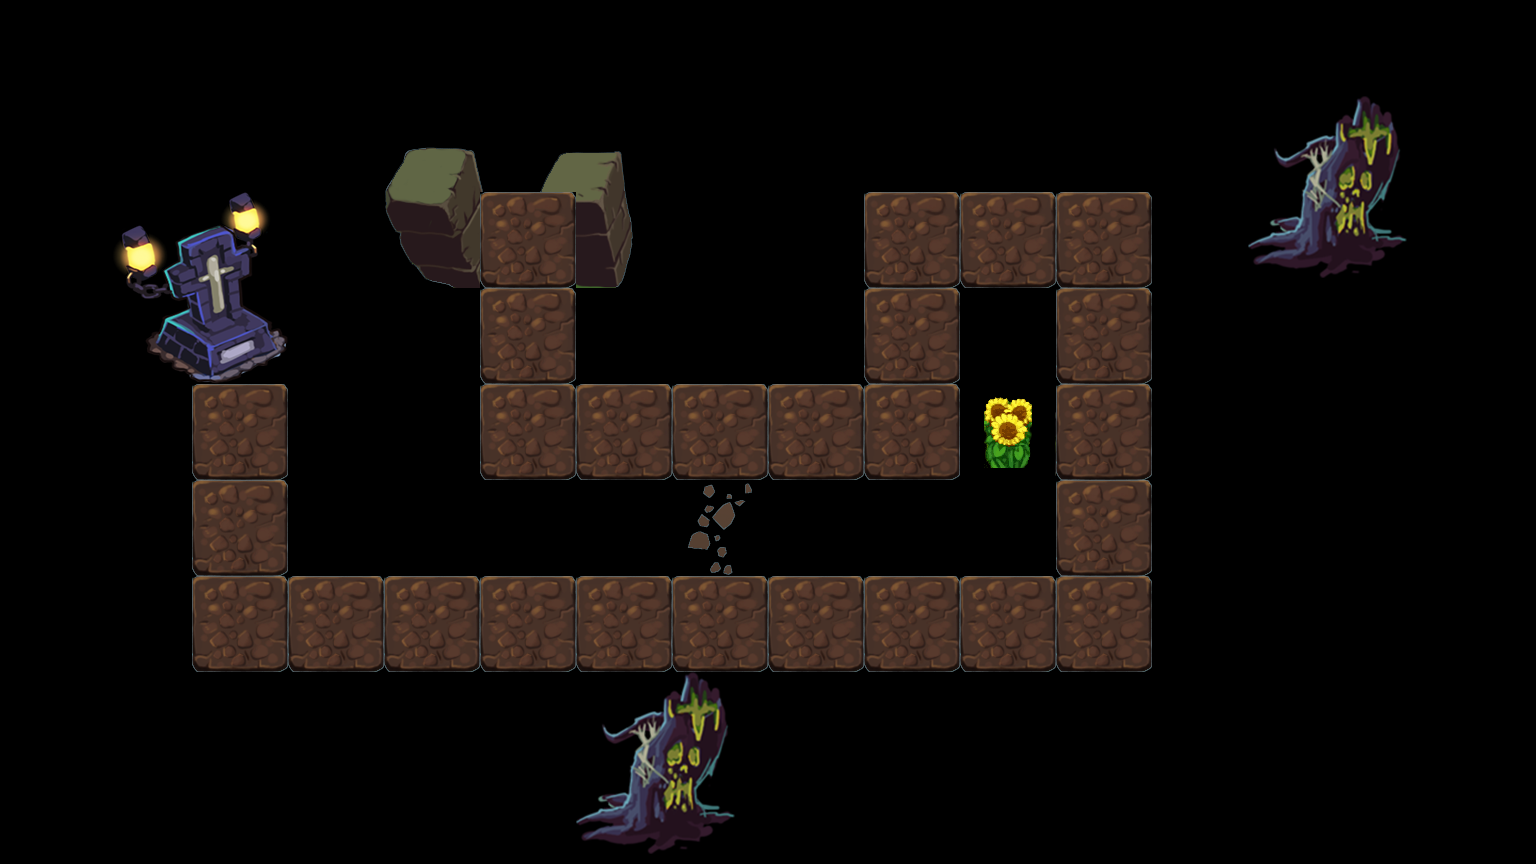

A level layout from a 2D game, rendered from its tile map. Below: a short description, then the map file with tile-grid data replaced by summaries:
An orthogonal 16x9 tile map with 96x96 px tiles, 1 tile layer (bg) and 8 objects (0, 1, 2, 3, 4, ...).

<map version="1.0" orientation="orthogonal" renderorder="right-down" width="16" height="9" tilewidth="96" tileheight="96" nextobjectid="9">
 <tileset firstgid="1" name="tiles" tilewidth="96" tileheight="96" tilecount="48" columns="8">
  <image source="tiles.png" width="768" height="576" />
  <tile id="0">
   <properties>
    <property name="canTouch" type="int" value="0" />
   </properties>
  </tile>
  <tile id="1">
   <properties>
    <property name="canTouch" type="int" value="0" />
   </properties>
  </tile>
  <tile id="2">
   <properties>
    <property name="canTouch" type="int" value="0" />
   </properties>
  </tile>
  <tile id="3">
   <properties>
    <property name="canTouch" type="int" value="0" />
   </properties>
  </tile>
  <tile id="8">
   <properties>
    <property name="canTouch" type="int" value="0" />
   </properties>
  </tile>
  <tile id="9">
   <properties>
    <property name="canTouch" type="int" value="0" />
   </properties>
  </tile>
  <tile id="10">
   <properties>
    <property name="canTouch" type="int" value="0" />
   </properties>
  </tile>
  <tile id="11">
   <properties>
    <property name="canTouch" type="int" value="0" />
   </properties>
  </tile>
  <tile id="19">
   <properties>
    <property name="canTouch" type="int" value="0" />
   </properties>
  </tile>
  <tile id="23">
   <properties>
    <property name="canTouch" type="int" value="1" />
   </properties>
  </tile>
  <tile id="26">
   <properties>
    <property name="canTouch" type="int" value="0" />
   </properties>
  </tile>
  <tile id="30">
   <properties>
    <property name="canTouch" type="int" value="0" />
   </properties>
  </tile>
  <tile id="34">
   <properties>
    <property name="canTouch" type="int" value="0" />
   </properties>
  </tile>
  <tile id="35">
   <properties>
    <property name="canTouch" type="int" value="0" />
   </properties>
  </tile>
  <tile id="36">
   <properties>
    <property name="canTouch" type="int" value="0" />
   </properties>
  </tile>
  <tile id="42">
   <properties>
    <property name="canTouch" type="int" value="0" />
   </properties>
  </tile>
  <tile id="43">
   <properties>
    <property name="canTouch" type="int" value="0" />
   </properties>
  </tile>
  <tile id="44">
   <properties>
    <property name="canTouch" type="int" value="0" />
   </properties>
  </tile>
 </tileset>
 <layer name="bg" width="16" height="9">
  <data>[144 cells, 144 non-empty, 17 distinct tile ids]</data>
 </layer>
 <objectgroup name="obj">
  <object id="1" name="0" x="512" y="216" />
  <object id="2" name="1" x="552" y="408" />
  <object id="3" name="2" x="932" y="408" />
  <object id="4" name="3" x="932" y="212" />
  <object id="5" name="4" x="1120" y="220" />
  <object id="6" name="5" x="1084" y="604" />
  <object id="7" name="6" x="264" y="604" />
  <object id="8" name="7" x="264" y="328" />
 </objectgroup>
</map>
